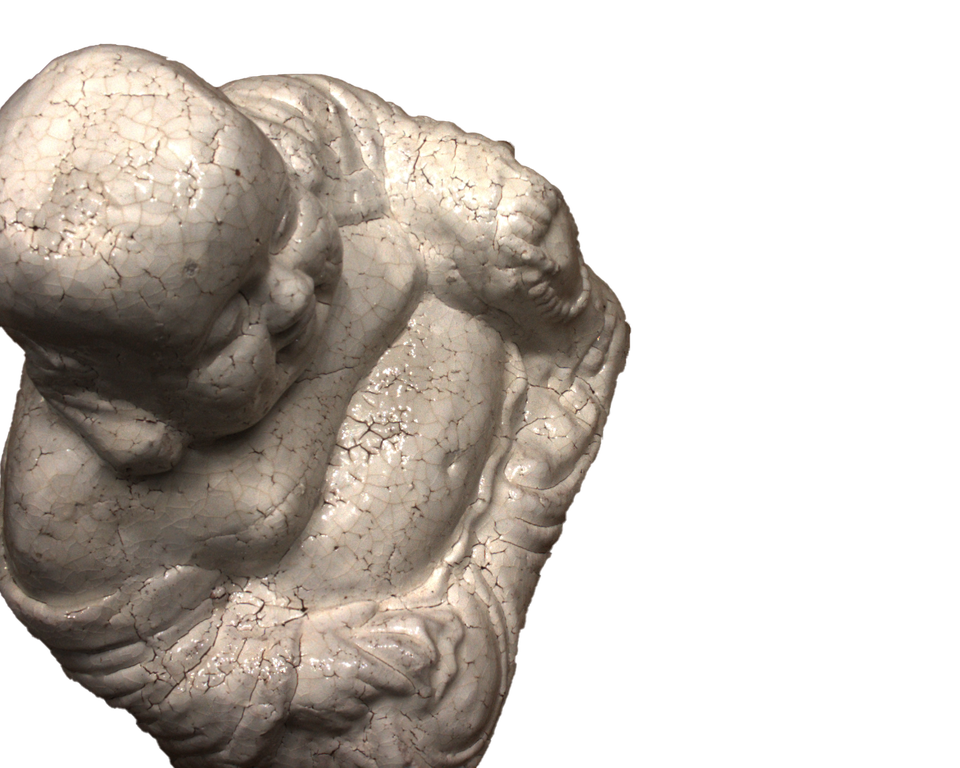
#> input picture data/114_buddha_resized/views/cam000000.png, 960 x 768 px; its folder holds 2 pictures in this run
$ python rescale_image_notcrop.py --input ../data/114_buddha_resized/views --output out.png
#> lines starting #> are read from the running program, lines starting #| are printed output that depends on the picture
import os
from argparse import ArgumentParser
from PIL import Image
import numpy as np

def resize_images(source_dir, target_dir, target_size, image_type):
#> called with source_dir = '../data/114_buddha_resized/views', target_dir = 'out.png', target_size = (512, 384), image_type = 'png'
    if not os.path.exists(target_dir):
        os.makedirs(target_dir)

    for file_name in os.listdir(source_dir):
        if file_name.endswith('.' + image_type):
            file_path = os.path.join(source_dir, file_name)
            with Image.open(file_path) as img:
                # Resize the image to the target size without preserving aspect ratio
#> img is the input picture: PIL image 960x768 RGBA; mean R, G, B, A 72.3, 65.2, 58.5, 126.3
                resized_img = img.resize(target_size)
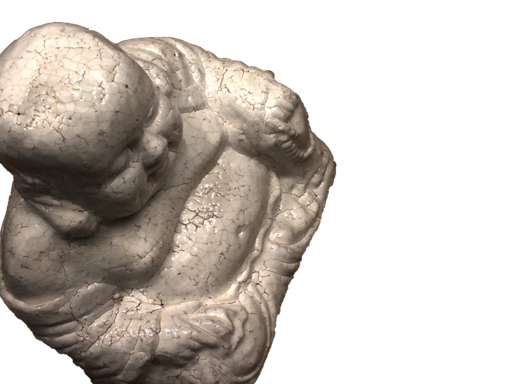
#> resized_img: PIL image 512x384 RGBA; mean R, G, B, A 72.3, 65.3, 58.5, 126.4; transparent parts drawn white

                # Save the resized image
                save_path = os.path.join(target_dir, file_name)
                resized_img.save(save_path, image_type.upper())
#> pass 2 of the loop in resize_images, `for file_name in os.listdir(source_dir):`:
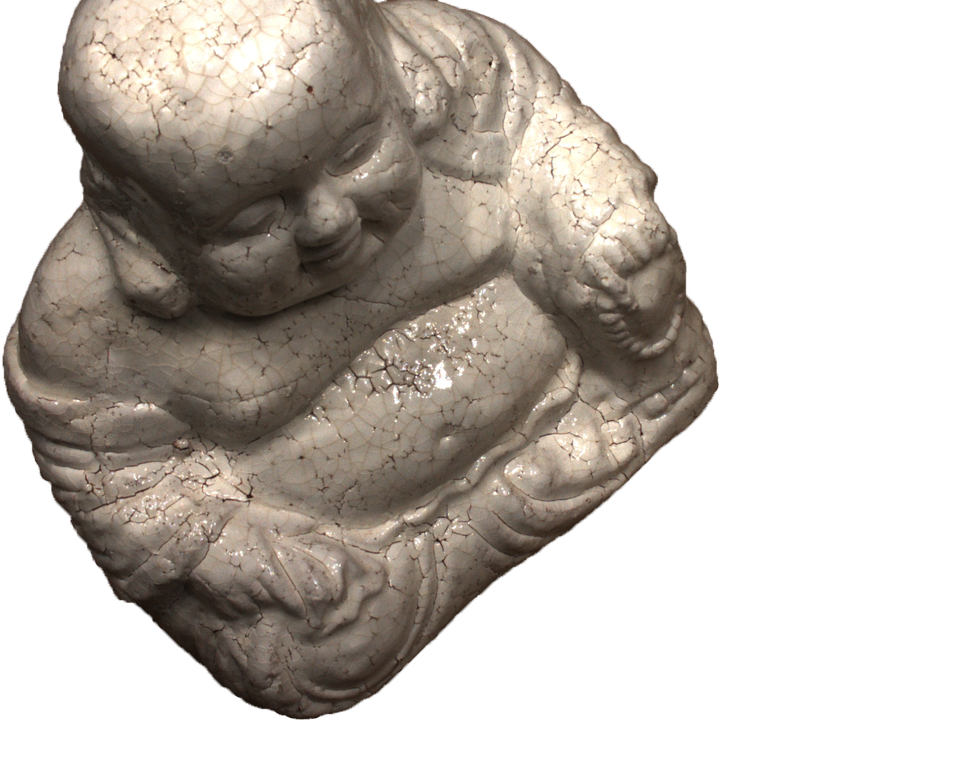
#> input picture data/114_buddha_resized/views/cam000001.png, 960 x 768 px
#> in resize_images, img is the input picture: PIL image 960x768 RGBA; mean R, G, B, A 68.1, 61.5, 54.9, 127.2
#> in resize_images, `resized_img = img.resize(target_size)`:
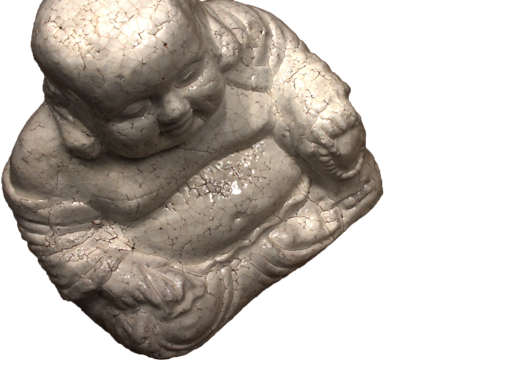
#> resized_img: PIL image 512x384 RGBA; mean R, G, B, A 68.1, 61.5, 54.9, 127.2; transparent parts drawn white

def get_file_names(directory, extension):
    """Fetch all file names with a specific extension from the given directory."""
    return [file for file in os.listdir(directory) if file.endswith(extension) and os.path.isfile(os.path.join(directory, file))]


def main():
    parser = ArgumentParser()
    parser.add_argument("--input", required=True, type=str)
    parser.add_argument("--output", required=True, type=str)
    parser.add_argument("--width", default=512, type=int)
    parser.add_argument("--height", default=384, type=int)
    parser.add_argument("--pic_extension", default="png", type=str)
    parser.add_argument("--cam_extension", default="txt", type=str)

    input_width, input_height = 1600, 1200

    args = parser.parse_args()
    input_dir = args.input
    output_dir = args.output
    pic_extension = args.pic_extension
    cam_extension = args.cam_extension
    height = args.height
    width = args.width

    if not os.path.exists(output_dir):
        os.makedirs(output_dir)

    resize_images(input_dir, output_dir, (width, height), pic_extension)

    input_files = get_file_names(input_dir, f".{cam_extension}")
    for file in input_files:
        txt = np.loadtxt(fname=f"{input_dir}/{file}")
        width_ratio = width/input_width
        heigth_ratio = height/input_height


        if file.endswith("k.txt"):
            txt = np.multiply(txt, [[width_ratio, width_ratio, width_ratio],[1, heigth_ratio, heigth_ratio],[1, 1, 1]])
        np.savetxt(f"{output_dir}/{file}", txt, fmt="%.20f")

if __name__:
    main()
